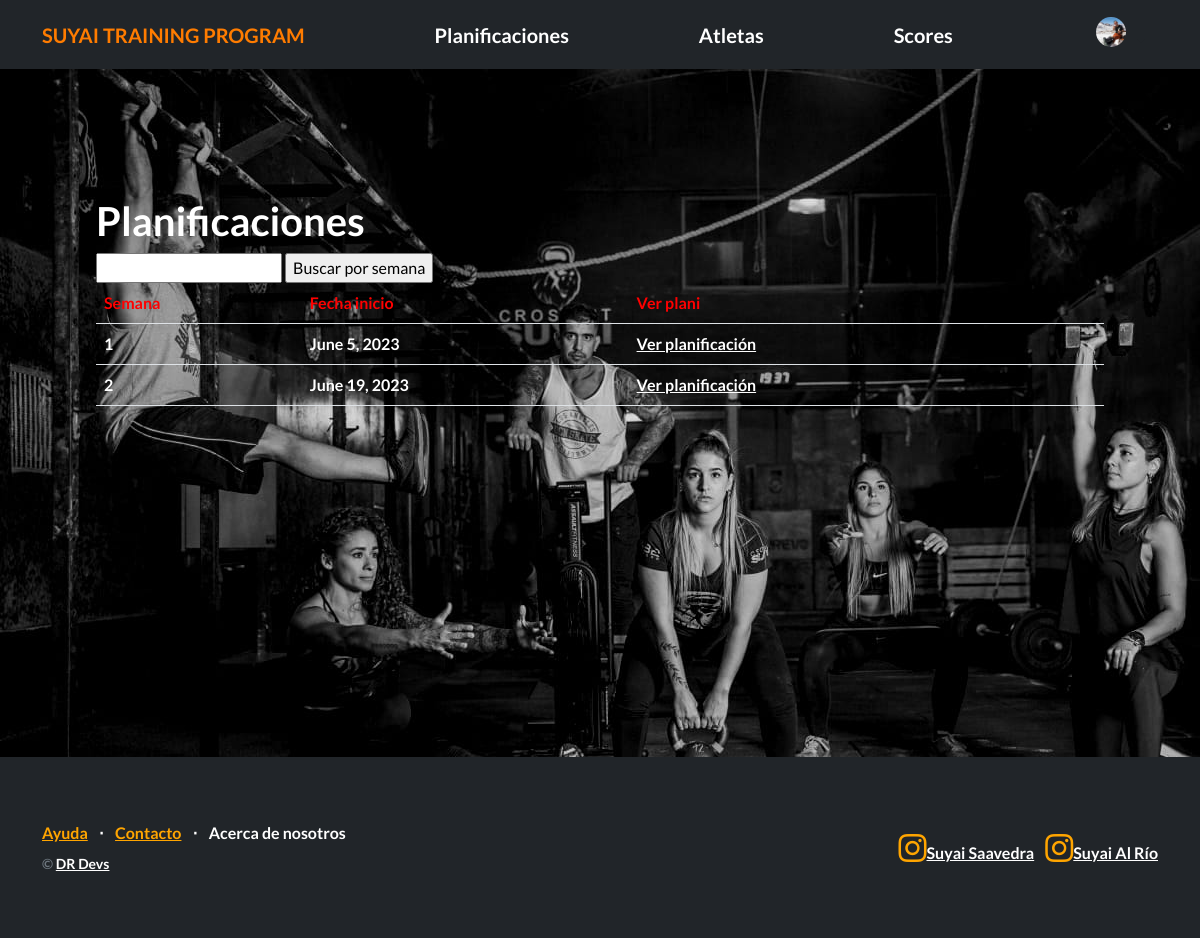
Page /atletas/listar_planificaciones/ (signed in) on the committed database.
### Atletas/models.py (models this page shows, shortened)
class Avatar(models.Model):
   user = models.OneToOneField(User, on_delete=models.CASCADE, null=True)
   imagen = models.ImageField(upload_to='avatares', null=True, blank=True)

class Planificaciones(models.Model):
    fecha_inicio = models.DateField()
    numero_semana = models.IntegerField()
    imagen_planificacion = models.ImageField(upload_to='planificaciones/')
    comentario = models.CharField(max_length=255)

### Atletas/views.py (the view)
# urls.py: path("listar_planificaciones/", PlanificacionesListView.as_view(), name="listar_planis"),
class PlanificacionesListView(ListView):
    model = Planificaciones
    template_name = 'Atletas/listar_planis.html'
    login_url = 'login'

### Atletas/templates/Atletas/listar_planis.html (shortened to what this page needs)
{% extends "Planificaciones/base.html" %}
{% block contenido %}
<section>
    <div>
      <h1>Planificaciones</h1>
      <form action="{% url 'buscar_plani' %}" method="get">
        <input type="text" name="q">
        <input type="submit" value="Buscar por semana">
      </form>
      <table class="table">
        <tbody>
          <tr>
            <th style="color:red">Semana</th>
            <th style="color:red">Fecha inicio</th>
            <th style="color:red"> Ver plani</th>
            <th style="color:red"></th>
            <th></th>
          </tr>
          {% for planificacion in object_list %}
          <tr>
            <td style="color:white">{{ planificacion.numero_semana }}</td>
            <td style="color:white">{{ planificacion.fecha_inicio }}</td>
            <td>
                <a href="{% url 'ver_plani' pk=planificacion.id %}">Ver planificación</a>
            </td>
            <td>
            </td>
            <td>
            </td>
          </tr>
          {% empty %}
          <tr>
            <td style="color:red" colspan="5">No hay resultados para la búsqueda.</td>
          </tr>
          {% endfor %}
        </tbody>
      </table>
    </div>
  </section>
{% endblock contenido %}

### Planificaciones/templates/Planificaciones/base.html (shortened to what this page needs)
{% load static %}
<!DOCTYPE html>
<html lang="en">
    <head>
        <link href="https://cdn.jsdelivr.net/npm/bootstrap-icons@1.5.0/font/bootstrap-icons.css" rel="stylesheet" type="text/css" />
        <link href="{% static 'css/styles.css' %}" rel="stylesheet" />
    </head>
    <body>
        <nav class="navbar bg-dark" data-bs-theme="dark">
            <div class="container">
                <a class="navbar-brand naranja-text" href="{% url 'inicio' %}">SUYAI TRAINING PROGRAM</a>
                <a class="navbar-brand" href="{% url 'listar_planis' %}">Planificaciones</a>
                <a class="navbar-brand" href="{% url 'listar_atletas' %}">Atletas</a>
                <a class="navbar-brand" href="{% url 'listar_scores' %}">Scores</a>
                {% if user.is_authenticated %}
                <div class="dropdown "  >
                    <button
                        class="btn btn-ligth btn-sm dropdown-toggle "
                        type="button"
                         data-bs-toggle="dropdown"
                         aria-haspopup="true"
                        aria-expanded="false"
                    >
                          <div style="display: inline-flex;">
                            {% if user.avatar.imagen.url %}
                                <img src="{{ user.avatar.imagen.url }}" style="width: 30px; height: 30px; border-radius: 50%; margin-right: 5px;">
                            {% else %}
                                <img src="{%static 'default_avatar.jpg'%}" style="width: 30px; height: 30px; border-radius: 50%; margin-right: 5px;">
                            {% endif %}
                          </div>
                        </button>
                    </div>
                {% else %}
                <a class="btn btn-secondary" href="{% url 'login' %}" >Iniciar sesión</a>
                <a class="btn btn-secondary" href="{% url 'registro' %}">Registrarse</a>
                {% endif %}
            </div>
        </nav>
        <section style="padding: 4rem 3rem; background-image: url('/static/suyaibc.jpeg');">
            <div id="main">
            {% block contenido %}{% endblock contenido %}
        </section>
        <footer class="footer bg-dark">
            <div class="container">
                <div class="row">
                    <div class="col-lg-6 h-100 text-center text-lg-start my-auto">
                        <ul class="list-inline mb-2">
                            <li class="list-inline-item"><a style= "color: orange"; href="#!">Ayuda</a></li>
                            <li class="list-inline-item">⋅</li>
                            <li class="list-inline-item"><a style= "color: orange"; href="#!">Contacto</a></li>
                            <li class="list-inline-item">⋅</li>
                            <li class="list-inline-item"><a>Acerca de nosotros</a></li>
                        </ul>
                        <p class="text-muted small mb-4 mb-lg-0">&copy; <a href="{% url 'about_dr' %}">DR Devs</a></p>
                    </div>
                    <div class="col-lg-6 h-100 text-center text-lg-end my-auto">
                        <ul class="list-inline mb-0">
                            <li class="list-inline-item">
                                <a href="https://www.instagram.com/suyai_saavedra/?hl=es"><i class="bi-instagram fs-3", style= "color: orange"></i>Suyai Saavedra</a>
                            </li>
                            <li class="list-inline-item">
                                <a href="https://www.instagram.com/suyai.fitness/"><i class="bi-instagram fs-3", style= "color: orange"></i>Suyai Al Río</a>
                            </li>
                        </ul>
                    </div>
                </div>
            </div>
        </footer>
    </body>
</html>

### Planificaciones/templates/Planificaciones/base.html (style rules this page uses)
body { height: 100vh; background-size: cover; background-position: center; color: white; font-weight: bold; }
section { padding: 4rem 3rem; }
#main { min-height: calc(80vh - 80px); }

### rows in the picture
Planificaciones: numero_semana "1", fecha_inicio "June 5, 2023"
Planificaciones: numero_semana "2", fecha_inicio "June 19, 2023"
